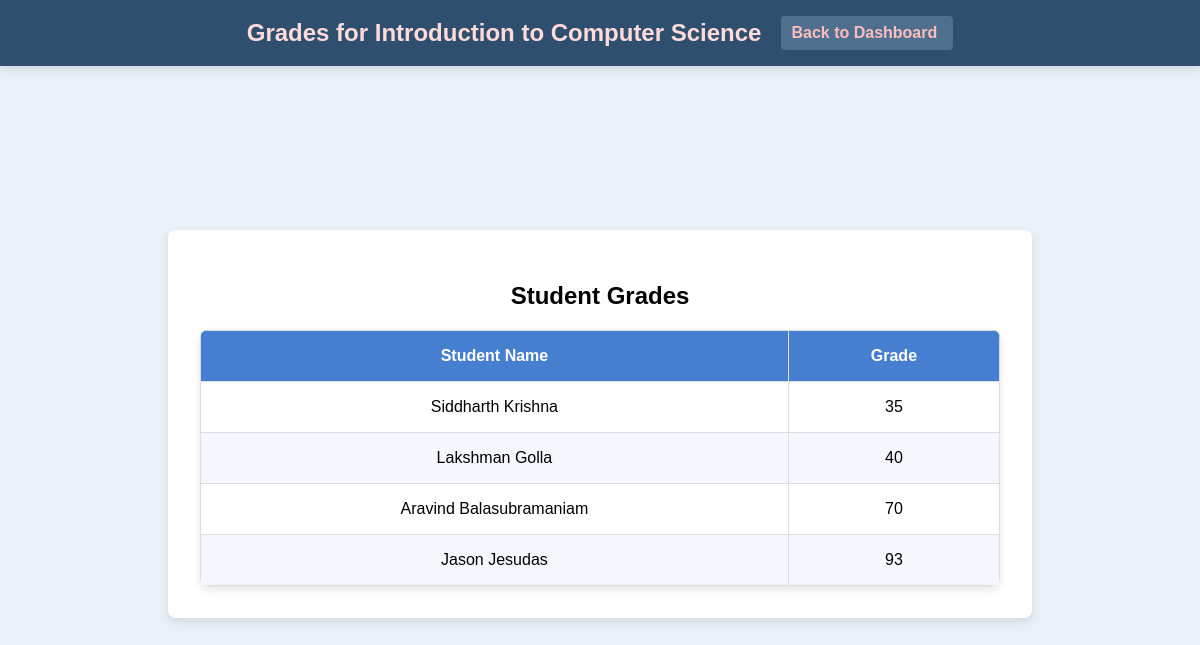
Screenshot of /teacher/course/1/grades (signed in) with the database file from the repository.
### app.py (models this page shows, shortened)
class Course(db.Model):
    id = db.Column(db.Integer, primary_key=True)
    course_code = db.Column(db.String(10))
    course_name = db.Column(db.String(100))
    capacity = db.Column(db.Integer)
    teacher_id = db.Column(db.Integer, db.ForeignKey('user.id'))
    teacher = db.relationship('User', backref='teaching_courses', foreign_keys=[teacher_id])
    time = db.Column(db.String(50))
    enrolled_count = db.Column(db.Integer, default=0)

class Enrollment(db.Model):
    id = db.Column(db.Integer, primary_key=True)
    course_id = db.Column(db.Integer, db.ForeignKey('course.id'))
    user_id = db.Column(db.Integer, db.ForeignKey('user.id'))
    grade = db.Column(db.String(5))
    user = db.relationship('User', backref='enrollments')
    course = db.relationship('Course', backref='enrollments', lazy=True)

class User(UserMixin, db.Model):
    id = db.Column(db.Integer, primary_key=True)
    username = db.Column(db.String(150))
    password = db.Column(db.String(150))
    role = db.Column(db.String(50))

### app.py (the view)
@app.route('/teacher/course/<int:course_id>/grades')
@login_required
def view_grades(course_id):
    if current_user.role != 'teacher':
        flash("Access denied: Only teachers can view grades.", "danger")
        return redirect(url_for('login'))
    course = Course.query.filter_by(id=course_id, teacher_id=current_user.id).first()
    if not course:
        flash("You do not have permission to view grades for this course.", "danger")
        return redirect(url_for('teacher_dashboard'))
    enrollments = Enrollment.query.filter_by(course_id=course.id).all()
    students_with_grades = [
        {
            "student": User.query.get(enrollment.user_id),
            "grade": enrollment.grade
        }
        for enrollment in enrollments
    ]
    return render_template('grades.html', course=course, students_with_grades=students_with_grades)

### app.py (called while the page is built)
@login_manager.user_loader
def load_user(user_id):
    return User.query.get(int(user_id))

### templates/grades.html (shortened to what this page needs)
<!DOCTYPE html>
<html lang="en">
<head>
    <link rel="stylesheet" href="{{ url_for('static', filename='styles.css') }}">
</head>
<body>
    <div class="header">
        <h1>Grades for {{ course.course_name }}</h1>
        <a href="{{ url_for('teacher_dashboard') }}" class="back-to-dashboard sign-out">Back to Dashboard</a>
    </div>
    <div class="container">
        <h2>Student Grades</h2>
        <table>
            <thead>
                <tr>
                    <th>Student Name</th>
                    <th>Grade</th>
                </tr>
            </thead>
            <tbody>
                {% for entry in students_with_grades %}
                <tr>
                    <td>{{ entry.student.username }}</td>
                    <td>{{ entry.grade if entry.grade is not none else "Not Graded" }}</td>
                </tr>
                {% endfor %}
            </tbody>
        </table>
    </div>
</body>
</html>

### static/styles.css (style rules this page uses)
body { font-family: Arial, sans-serif; background-color: #e9f0f7; margin: 0; display: flex; justify-content: center; align-items: center; min-height: 100vh; }
.container { max-width: 800px; width: 100%; background-color: #ffffff; padding: 2rem; border-radius: 8px; box-shadow: 0px 4px 10px rgba(0, 0, 0, 0.1); text-align: center; margin: 5rem auto 2rem; }
.header { width: 100%; background-color: #2f4f6f; color: #fff; padding: 1rem 0; display: flex; justify-content: center; align-items: center; box-shadow: 0px 4px 8px rgba(0, 0, 0, 0.1); position: fixed; top: 0; left: 0; z-index: 10; margin-bottom: 20px; }
.header h1, .header h2 { margin: 0; color: #ffdbdb; }
.header h1 { font-size: 1.5rem; margin-right: 20px; }
.sign-out { color: #ffbdbd; text-decoration: none; font-weight: bold; padding: 0.5rem 1rem; border-radius: 4px; background-color: #4f6f8f; padding-left: 10px; }
table { width: 100%; border-collapse: collapse; margin-top: 1rem; text-align: center; border-radius: 8px; overflow: hidden; box-shadow: 0px 4px 8px rgba(0, 0, 0, 0.1); }
th, td { border: 1px solid #ddd; padding: 1rem; }
th { background-color: #467fcf; color: #fff; font-weight: bold; }
tr:nth-child(even) { background-color: #f4f8fc; }

### rows the page displays
Course: course_name "Introduction to Computer Science"
Enrollment: student.username "Siddharth Krishna", grade "35"
Enrollment: student.username "Lakshman Golla", grade "40"
Enrollment: student.username "Aravind Balasubramaniam", grade "70"
Enrollment: student.username "Jason Jesudas", grade "93"
